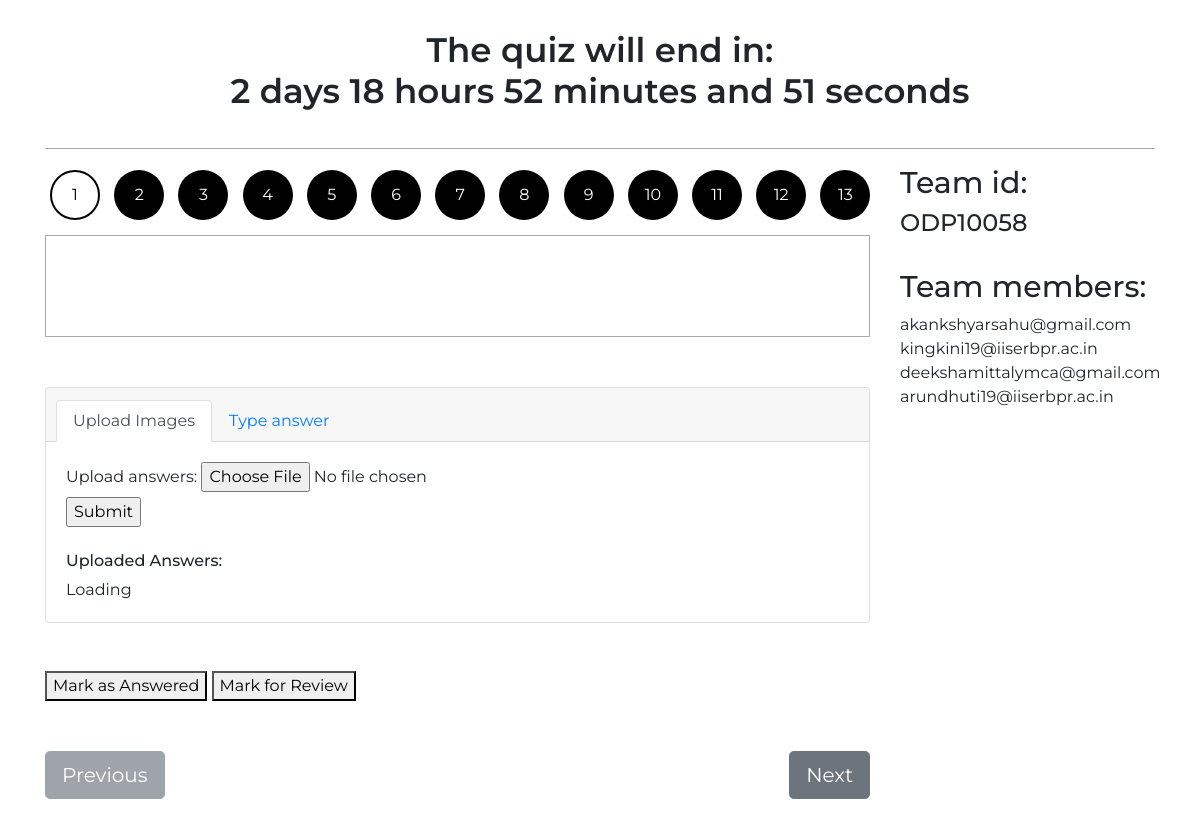
Page /test/1 (signed in) on the committed database.
### examPortalApp/models.py (models this page shows)
class Team(models.Model):
    team_id = models.CharField(max_length=15, primary_key=True)
    sequence = models.CharField(max_length=10)
    users = models.ManyToManyField(User)
    college = models.CharField(max_length=200)
    zone = models.CharField(max_length=5)

class User(AbstractUser):
    phone_number = models.CharField(max_length=15)
    generated_pass = models.CharField(max_length=100)
    passwordSet = models.BooleanField(default=False)
    session_key = models.CharField(max_length=100, null=True)

### examPortalApp/views.py (the view, shortened to what this page needs)
# urls.py: path('test/<int:qnumber>', views.open_test, name="test_no"),
@login_required
def open_test(request,qnumber=None):
    now = timezone.now()
    test_start=(GlobalVariables.objects.get_or_create(pk=1, defaults={'test_start': pytz.UTC.localize(datetime.datetime(2021, 1, 26, 22, 0, 0)),  'test_end': pytz.UTC.localize(datetime.datetime(2021, 1, 26, 22, 30, 0))})[0]).test_start
    test_end=GlobalVariables.objects.get(pk=1).test_end
    q_count= Question.objects.all().count();
    q_current = 1 if (qnumber is None) else int(qnumber);
    q=Question.objects.get(question_number=qnumber)
    team=request.user.team_set.first()
    if now<test_start:
        return render(request, "examPortalApp/waitingroom.html", {"UTCDate": test_start.day, "UTCMonth": test_start.month, "UTCYear": test_start.year, "UTCHours": test_start.hour, "UTCMinutes": test_start.minute, "UTCSeconds": test_start.second})
    if now<test_end:
        review_questions=list(Question.objects.filter(answer__team_instance=team, answer__status='r').values_list('question_number', flat=True))
        answered_questions=list(Question.objects.filter(answer__team_instance=team, answer__status='a').values_list('question_number', flat=True))
        if q.question_type=='s':
            a=(Answer.objects.get_or_create(question_instance=q, team_instance=request.user.team_set.first()))[0]
            return render(request, "examPortalApp/testportal.html", {"answer_text": a.answer_content, "selected_options": [], "review_questions": review_questions, "answered_questions": answered_questions, "answer_status": a.status, "team": team, "labels": [], "options": [], "QNum": q_current, "QCount": q_count, "QType": 's', "content": q.question_content, "UTCDate": test_end.day, "UTCMonth": test_end.month, "UTCYear": test_end.year, "UTCHours": test_end.hour, "UTCMinutes": test_end.minute, "UTCSeconds": test_end.second})
    return render(request, "examPortalApp/testended.html")

### examPortalApp/templates/examPortalApp/testportal.html (shortened to what this page needs)
{% extends 'examPortalApp/body.html' %}
{% load mathfilters %}
{% block content %}
  <div class="container">
    <h2>The quiz will end in: <div id="time"></div>
    </h2>
    <hr>
    <div class="row">
      <div class="col-lg-9 ">
        <div id="nav-questions">
          {% for i in ''|center:QCount %}
          <button onclick='getQuestion({{forloop.counter}})' class='btn {% if forloop.counter == QNum %}visited active{% endif %}  btn-primary btn-md'>{{forloop.counter}}</button>
          {% endfor %}
        </div>
        <div id="q-content">{{content|safe}}</div>
        <div class="answer-section">
          {% if QType == 'm' %}
          <form action="{% url 'save_m_answer' %}" method="post">
            {% csrf_token %}
            {% for option_set in options %}
            {% for option in option_set %}
            {% if forloop.counter0 == 0 %}
            <h5>{{option}}</h5>
            {% else %}
            <label for="opt-{{forloop.parentloop.counter0|mul:4|add:forloop.counter0}}">{{option}}</label>
            <input {% if forloop.parentloop.counter0|mul:4|add:forloop.counter0 in selected_options %}checked{% endif %} id="mcq-btn-{{forloop.parentloop.counter0|mul:4|add:forloop.counter0}}" oninput="answerChange()" type="radio" name="choice-{{forloop.parentloop.counter}}" value="{{forloop.parentloop.counter0|mul:4|add:forloop.counter0}}">
            {% endif %}
            {% endfor %}
            {% endfor %}
            <br>
            <input id="qnumber" type="hidden" name="qnumber" value="{{QNum}}">
            <input type="reset" onclick="return resetForm(this.form);" value="Clear Response">
            <br>
            <input type="submit" name="" value="Save Answer">
          </form>
          {% if answer_status != 'r' %}
          <button id="mark-review-btn-inactive" type="button" name="review" onclick="markReview()">Mark for Review</button>
          {% else %}
          <button id="mark-review-btn-active" type="button" name="review" onclick="markUnanswered()">Marked for Review</button>
          {% endif %}
          {% elif QType == 's' %}
          <div class="card">
            <div class="card-header">
              <ul class="nav nav-tabs card-header-tabs">
                <li class="nav-item">
                  <a id="img-upload-tab-btn" class="nav-link active" aria-current="true" onclick="activateImgUploadForm()" href="javascript:;">Upload Images</a>
                </li>
                <li class="nav-item">
                  <a id="typebox-upload-tab-btn" class="nav-link" aria-current="true" onclick="activateTextboxForm()" href="javascript:;">Type answer</a>
                </li>
              </ul>
            </div>
            <div class="card-body">
              <div id="img-upload-tab-body">
                <form action="{% url 'upload_answer' %}" method="post" enctype="multipart/form-data">
                  <div class="fieldWrapper" id="fileFieldWrapper">
                    <label for="id_file">Upload answers:</label>
                    <input type="file" name="file" required id="id_file">
                  </div>
                  <input type="submit" name="" value="Submit">
                </form>
                <br>
                <h6>Uploaded Answers:</h6>
                <div id="uploadedAnswers">
                </div>
              </div>
            </div>
          </div>
          <br><br>
          {% if answer_status != 'a' %}
          <button id="mark-answered-btn-inactive" type="button" name="review" onclick="markAnswered()">Mark as Answered</button>
          {% else %}
          <button id="mark-answered-btn-active" type="button" name="review" onclick="markUnanswered()">Marked as Answered</button>
          {% endif %}
          {% if answer_status != 'r' %}
          <button id="mark-review-btn-inactive" type="button" name="review" onclick="markReview()">Mark for Review</button>
          {% else %}
          <button id="mark-review-btn-active" type="button" name="review" onclick="markUnanswered()">Marked for Review</button>
          {% endif %}
          {% endif %}
          <div id="nav_buttons">
            <button onclick="prevQuestion();" id="prev" type="button" class="btn btn-secondary btn-lg">Previous</button>
            <button onclick="nextQuestion();" id="next" type="button" class="btn btn-secondary btn-lg" style="float: right;">Next</button>
          </div>
        </div>
      </div>
      <div id="members" class="col-lg-3">
        <h3>Team id:</h3>
        <h4>{{team.team_id}}</h4>
        <br>
        <h3>Team members:</h3>
        {% for member in team.users.all %}
        {{member}}<br>
        {% endfor %}
      </div>
    </div>
  </div>
{% endblock %}

### examPortalApp/static/examPortalApp/css/styles.css (style rules this page uses)
body { font-family: "Montserrat", sans-serif; }
h2 { font-family: "Montserrat", sans-serif; font-weight: 600; margin: 10px; font-size: 28px; }
hr { border-top: 1px solid #aaa; }
#time { display:inline-block }
#nav-questions { overflow-x: auto; white-space: nowrap; }
#nav-questions button { width: 50px; height: 50px; margin:5px; border:none; background-color: black; border-radius: 50%; }
#nav-questions .active { border:2px solid black; background-color: white; color: black; }
#q-content { padding:10px; font-size: 30px; margin: 10px auto 50px auto; padding: 50px; border-style: solid; border-width: 1px; border-color: #aaa; }
#members h3 { font-size: 30px; }
#nav_buttons { margin: 50px auto 20px auto; }
h2 { text-align: center; padding: 20px; font-size: 34px; }

### rows in the picture
Team: team_id "ODP10058"
User: username "akankshyarsahu@gmail.com"
User: username "kingkini19@iiserbpr.ac.in"
User: username "deekshamittalymca@gmail.com"
User: username "arundhuti19@iiserbpr.ac.in"
